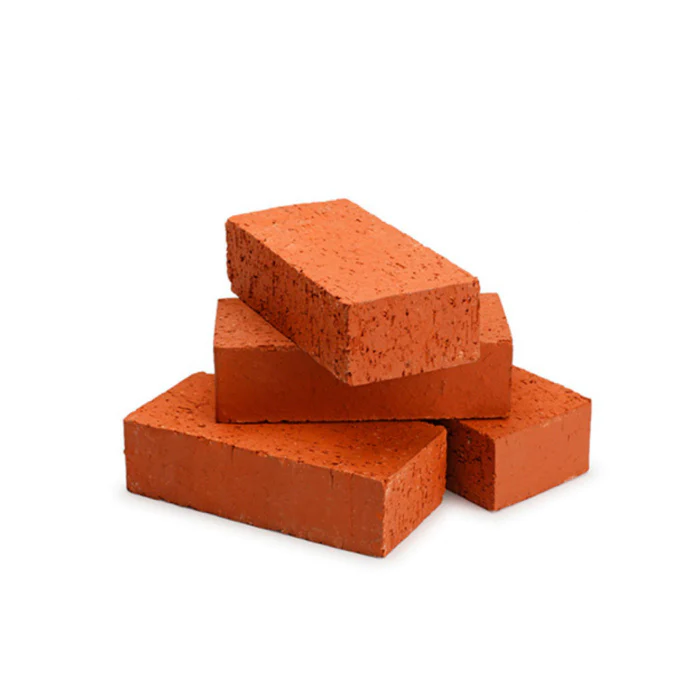
#> input picture Parcial 2/Ladrillos.png, 700 x 700 px
$ python 'Practica XIV-Contar objetos_21310181.py'
#> lines starting #> are read from the running program, lines starting #| are printed output that depends on the picture; after the words box and inside, x2 and y2 are one past the last pixel; in counts of white or black regions, pixels touching at a corner belong together
#> further down, imagen is the input picture: shape (700, 700, 3); mean B, G, R 206.8, 215.5, 238.6
import cv2
import numpy as np

def encontrar_contornos(imagen):
    # Convertir la imagen a escala de grises
    gris = cv2.cvtColor(imagen, cv2.COLOR_BGR2GRAY)
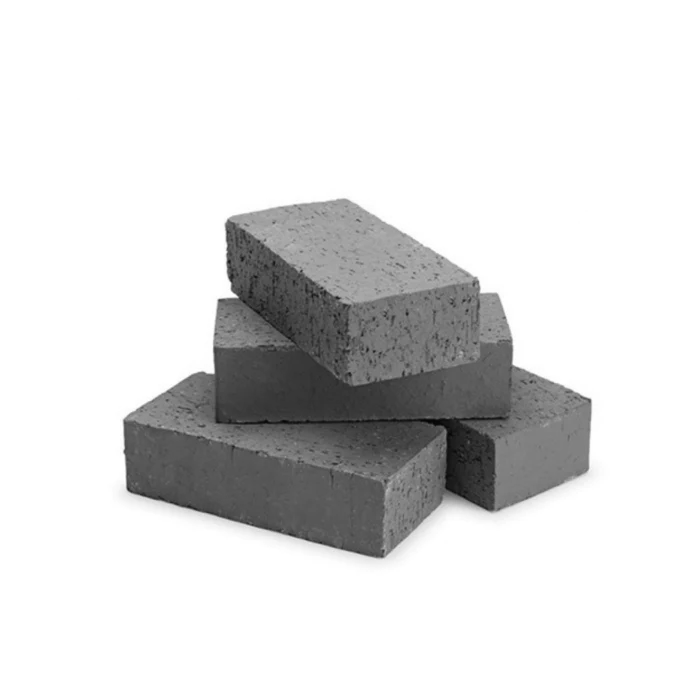
#> gris: shape (700, 700); min 3, max 255, mean 221.4

    # Filtrar la imagen para eliminar el ruido (opcional, dependiendo del caso)
    gris_filtrado = cv2.GaussianBlur(gris, (5, 5), 0)

    # Aplicar el detector de bordes Canny
    bordes = cv2.Canny(gris_filtrado, 30, 150)
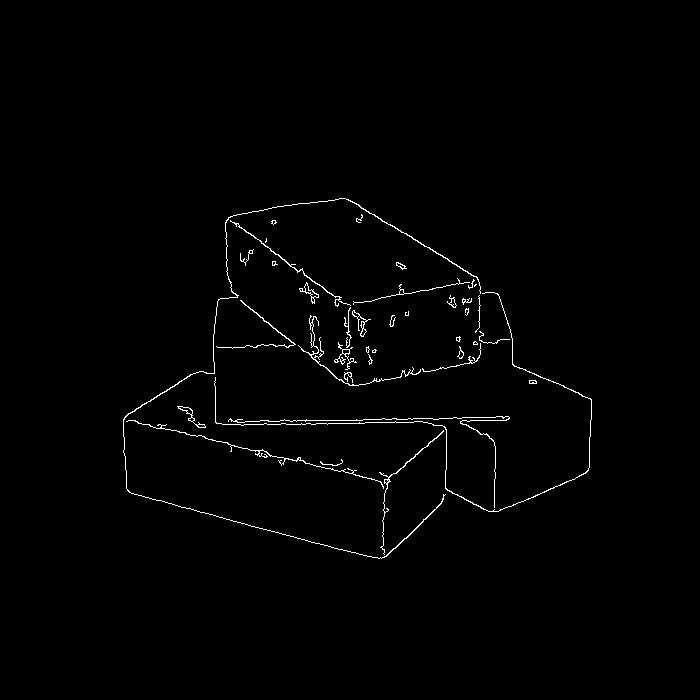
#> bordes: shape (700, 700); 1% white in thin lines or dots, all inside (x1, y1, x2, y2) = (123, 198, 592, 559)

    # Buscar los contornos en los bordes detectados
    contornos, _ = cv2.findContours(bordes.copy(), cv2.RETR_EXTERNAL, cv2.CHAIN_APPROX_SIMPLE)
#> contornos = 39 contours, 22 with area under 20; largest, box (x1, y1, x2, y2) and area: (123, 198, 481, 559) 192, (177, 406, 206, 428) 98, (299, 282, 319, 304) 95, (230, 220, 351, 307) 76, (352, 310, 371, 337) 76

    # Dibujar los contornos encontrados en una copia de la imagen original
    contornos_dibujados = imagen.copy()
    cv2.drawContours(contornos_dibujados, contornos, -1, (0, 255, 0), 2)
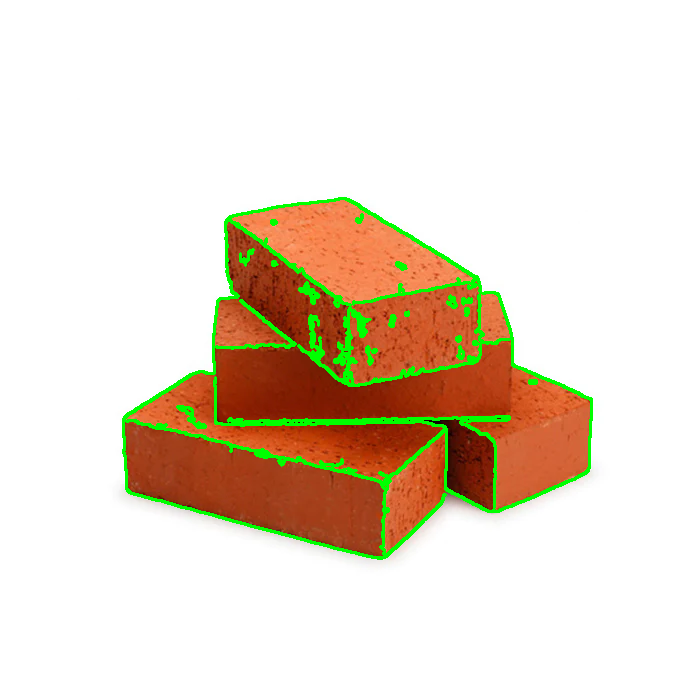
#> contornos_dibujados: shape (700, 700, 3); 3.17% of pixels changed, all inside (x1, y1, x2, y2) = (122, 197, 593, 560)

    return contornos_dibujados

# Cargar la imagen
imagen = cv2.imread('Ladrillos.png')

# Encontrar contornos en la imagen
imagen_con_contornos = encontrar_contornos(imagen)

# Mostrar la imagen original y la imagen con los contornos dibujados
cv2.imshow('Imagen Original', imagen)
cv2.imshow('Contornos', imagen_con_contornos)
cv2.waitKey(0)
cv2.destroyAllWindows()
